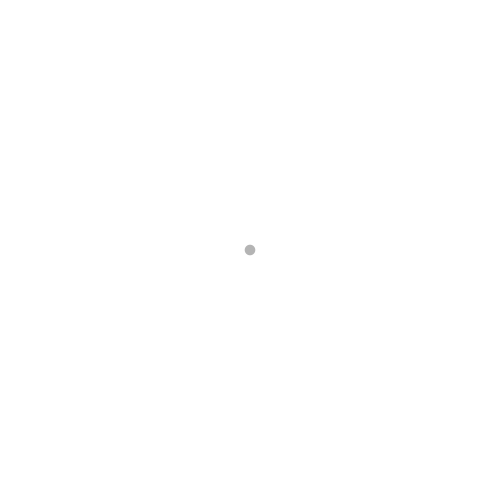
Frame 1 (no input)
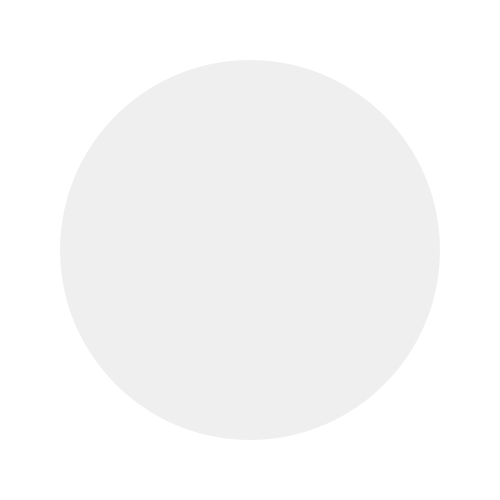
Frame 60 (the mouse pressed at the canvas centre just before this capture)
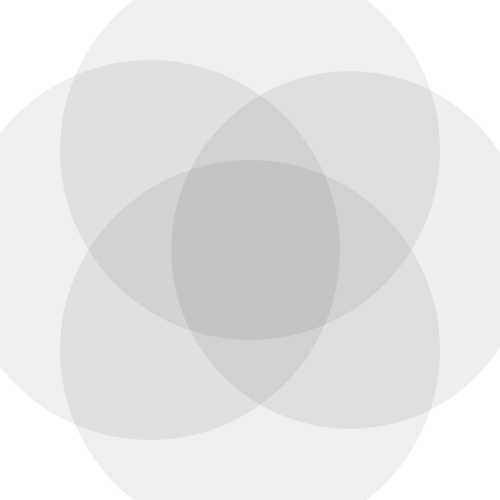
Frame 120 (the mouse held since frame 60 and released just before this capture)

The Processing sketch that drew these frames (run headless with seeded random() and noise(); from frame 60 on, the mouse is pressed at the canvas centre):

// Processing sketch: processing_64336
// ── processing_64336.pde


import java.util.ArrayList;
ArrayList<Ripple> ripples;
int rippleWidth = 10;

public void setup() {
  size(500, 500);
  smooth();
  noStroke();
  frameRate(30);

  ripples = new ArrayList<Ripple>();
  ripples.add(new Ripple(this, width/2, height/2, rippleWidth));
}

public void draw() {
  background(255);

  Ripple ripple;
  for (int i=0; i<ripples.size(); i++) {
    ripple = ripples.get(i);
    ripple.wave();
    ripple.display();
    if (ripple.finished()) {
      ripples.remove(i);
    }
  }
}

public void mousePressed() {
  ripples.add(new Ripple(this, mouseX+100, mouseY, rippleWidth));
  ripples.add(new Ripple(this, mouseX-100, mouseY, rippleWidth));
  ripples.add(new Ripple(this, mouseX, mouseY+100, rippleWidth));
  ripples.add(new Ripple(this, mouseX, mouseY-100, rippleWidth));
}

public class Ripple {
  PApplet papplet;

  float x, y, w;
  float life;

  public Ripple(PApplet p, float x, float y, float w) {
    papplet = p;
    this.x = x;
    this.y = y;
    this.w = w;
    this.life = 75;
  }

  public void wave() {
    w += w/16;
  }

  public boolean finished() {
    life--;
    if (life < 0) {
      return true;
    }
    else {
      return false;
    }
  }

  public void display() {
    papplet.fill(0, life);
    papplet.ellipse(x, y, w, w);
  }
}
